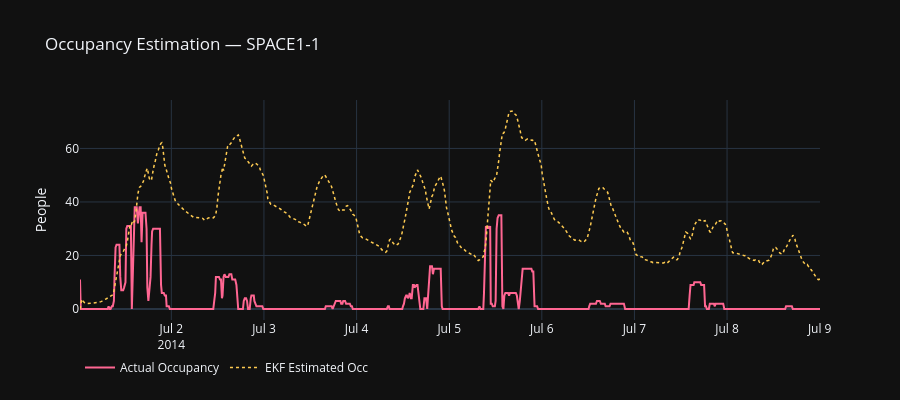

Notebook code cell kept with this figure:
### Markdown cell above
## 4 · EKF Occupancy Estimation vs Ground Truth

### Code cell
fig = go.Figure()
t = df['Datetime']

fig.add_trace(go.Scatter(x=t, y=df[f'{ZONE}_Occupants'],
    name='Actual Occupancy', line=dict(color='#FF6692', width=2)))
fig.add_trace(go.Scatter(x=t, y=df[f'{ZONE}_Occ_est'],
    name='EKF Estimated Occ', line=dict(color='#FECB52', width=1.5, dash='dot')))

fig.update_layout(template='plotly_dark', height=400,
    title=f'Occupancy Estimation — {ZONE}',
    yaxis_title='People',
    legend=dict(orientation='h', y=-0.15))
fig.show()

### Figure 1 — Plotly figure (JSON) as saved in the notebook; plotly's stock layout.template omitted (floating-point values rounded to 4 significant figures; data arrays with more than 128 entries replaced by an {"elided": "..."} marker saying what was removed)
{"data": [{"line": {"color": "#FF6692", "width": 2}, "name": "Actual Occupancy", "type": "scatter", "x": {"elided": "768 str values"}, "y": {"elided": "768 int values"}}, {"line": {"color": "#FECB52", "dash": "dot", "width": 1.5}, "name": "EKF Estimated Occ", "type": "scatter", "x": {"elided": "768 str values"}, "y": {"elided": "768 float values"}}], "layout": {"height": 400, "legend": {"orientation": "h", "y": -0.15}, "title": {"text": "Occupancy Estimation — SPACE1-1"}, "yaxis": {"title": {"text": "People"}}}}
